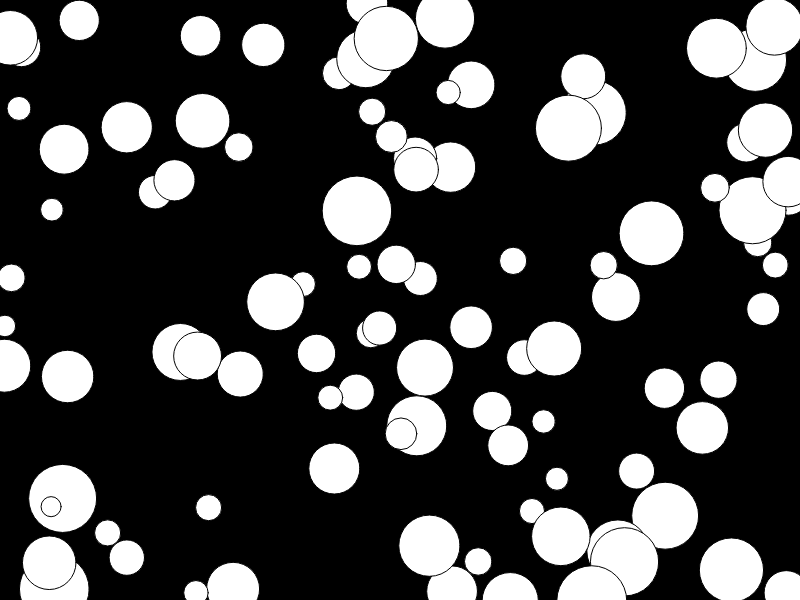
Frame 1 (no input)
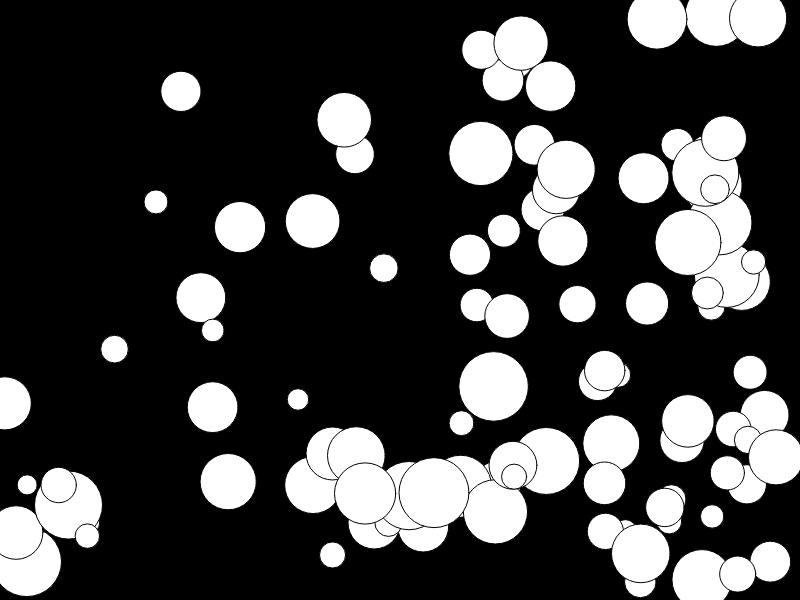
Frame 60 (no input)
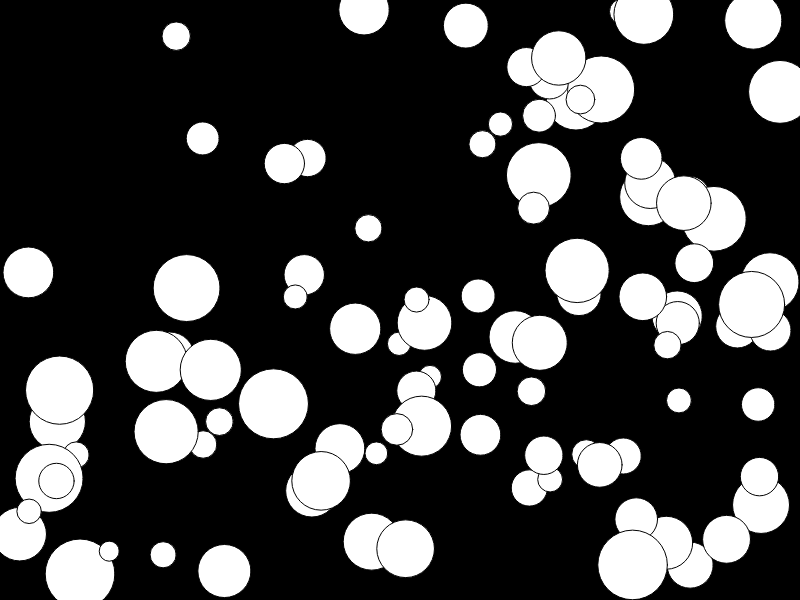
Frame 120 (the mouse pressed at the canvas centre since frame 60)

The p5.js sketch that drew these frames (run headless with seeded random() and noise() and a simulated clock; from frame 60 on, the mouse is pressed at the canvas centre):

// p5.js sketch
// ── sketch.js
/*
 * @name Shake Ball Bounce
 * @description Create a Ball class, instantiate multiple objects, move it around the screen, and bounce when touch the edge of the canvas.
 * Detect shake event based on total change in accelerationX and accelerationY and speed up or slow down objects based on detection.
 */

let balls = [];

let threshold = 30;
let accChangeX = 0;
let accChangeY = 0;
let accChangeT = 0;

function setup() {
  createCanvas(displayWidth, displayHeight);

  for (let i = 0; i < 100; i++) {
    balls.push(new Ball());
  }
}

function draw() {
  background(0);

  for (let i = 0; i < balls.length; i++) {
    balls[i].move();
    balls[i].display();
  }

  checkForShake();
}

function checkForShake() {
  // Calculate total change in accelerationX and accelerationY
  accChangeX = abs(accelerationX - pAccelerationX);
  accChangeY = abs(accelerationY - pAccelerationY);
  accChangeT = accChangeX + accChangeY;
  // If shake
  if (accChangeT >= threshold) {
    for (let i = 0; i < balls.length; i++) {
      balls[i].shake();
      balls[i].turn();
    }
  }
  // If not shake
  else {
    for (let i = 0; i < balls.length; i++) {
      balls[i].stopShake();
      balls[i].turn();
      balls[i].move();
    }
  }
}

// Ball class
class Ball {
  constructor() {
    this.x = random(width);
    this.y = random(height);
    this.diameter = random(20, 70);
    this.xspeed = random(2, 10);
    this.yspeed = random(2, 5);
    this.oxspeed = this.xspeed;
    this.oyspeed = this.yspeed;
    this.direction = 0.3;
  }

  move() {
    this.x += this.xspeed * this.direction;
    this.y += this.yspeed * this.direction;
  }

  // Bounce when touch the edge of the canvas
  turn() {
    if (this.x < 0) {
      this.x = 0;
      this.direction = -this.direction;
    } else if (this.y < 0) {
      this.y = 0;
      this.direction = -this.direction;
    } else if (this.x > width - 20) {
      this.x = width - 20;
      this.direction = -this.direction;
    } else if (this.y > height - 20) {
      this.y = height - 20;
      this.direction = -this.direction;
    }
  }

  // Add to xspeed and yspeed based on
  // the change in accelerationX value
  shake() {
    this.xspeed += random(5, accChangeX / 3);
    this.yspeed += random(5, accChangeX / 3);
  }

  // Gradually slows down
  stopShake() {
    if (this.xspeed > this.oxspeed) {
      this.xspeed -= 0.8;
    } else {
      this.xspeed = this.oxspeed;
    }
    if (this.yspeed > this.oyspeed) {
      this.yspeed -= 0.5;
    } else {
      this.yspeed = this.oyspeed;
    }
  }

  display() {
    ellipse(this.x, this.y, this.diameter, this.diameter);
  }
}
